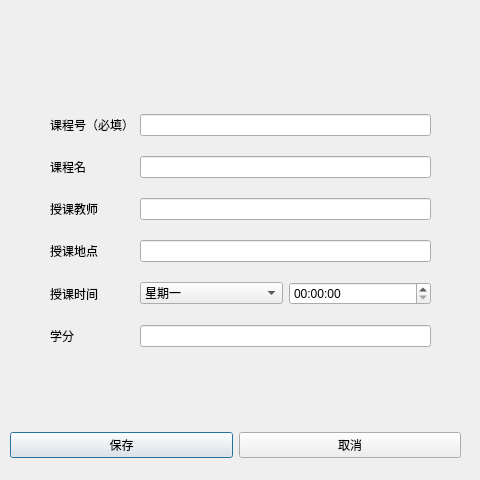
<?xml version="1.0" encoding="UTF-8"?>
<ui version="4.0">
 <class>dialog_addCourse</class>
 <widget class="QDialog" name="dialog_addCourse">
  <property name="geometry">
   <rect>
    <x>0</x>
    <y>0</y>
    <width>480</width>
    <height>480</height>
   </rect>
  </property>
  <property name="windowTitle">
   <string>Dialog</string>
  </property>
  <widget class="QWidget" name="layoutWidget">
   <property name="geometry">
    <rect>
     <x>10</x>
     <y>430</y>
     <width>451</width>
     <height>30</height>
    </rect>
   </property>
   <layout class="QHBoxLayout" name="horizontalLayout">
    <item>
     <widget class="QPushButton" name="pushButton_save">
      <property name="text">
       <string>保存</string>
      </property>
     </widget>
    </item>
    <item>
     <widget class="QPushButton" name="pushButton_cancel">
      <property name="text">
       <string>取消</string>
      </property>
     </widget>
    </item>
   </layout>
  </widget>
  <widget class="QWidget" name="layoutWidget">
   <property name="geometry">
    <rect>
     <x>50</x>
     <y>100</y>
     <width>381</width>
     <height>261</height>
    </rect>
   </property>
   <layout class="QGridLayout" name="gridLayout">
    <item row="0" column="1">
     <widget class="QLineEdit" name="lineEdit_CNo"/>
    </item>
    <item row="1" column="0">
     <widget class="QLabel" name="label_CName">
      <property name="text">
       <string>课程名</string>
      </property>
     </widget>
    </item>
    <item row="3" column="0">
     <widget class="QLabel" name="label_Class">
      <property name="text">
       <string>授课地点</string>
      </property>
     </widget>
    </item>
    <item row="5" column="1">
     <layout class="QHBoxLayout" name="horizontalLayout_2">
      <item>
       <widget class="QComboBox" name="comboBox_CTime">
        <property name="sizePolicy">
         <sizepolicy hsizetype="Minimum" vsizetype="Fixed">
          <horstretch>0</horstretch>
          <verstretch>0</verstretch>
         </sizepolicy>
        </property>
        <item>
         <property name="text">
          <string>星期一</string>
         </property>
        </item>
        <item>
         <property name="text">
          <string>星期二</string>
         </property>
        </item>
        <item>
         <property name="text">
          <string>星期三</string>
         </property>
        </item>
        <item>
         <property name="text">
          <string>星期四</string>
         </property>
        </item>
        <item>
         <property name="text">
          <string>星期五</string>
         </property>
        </item>
        <item>
         <property name="text">
          <string>星期六</string>
         </property>
        </item>
        <item>
         <property name="text">
          <string>星期天</string>
         </property>
        </item>
       </widget>
      </item>
      <item>
       <widget class="QTimeEdit" name="timeEdit_CTime">
        <property name="displayFormat">
         <string>HH:mm:ss</string>
        </property>
       </widget>
      </item>
     </layout>
    </item>
    <item row="2" column="0">
     <widget class="QLabel" name="label_CTeacher">
      <property name="text">
       <string>授课教师</string>
      </property>
     </widget>
    </item>
    <item row="2" column="1">
     <widget class="QLineEdit" name="lineEdit_CTeacher"/>
    </item>
    <item row="7" column="1">
     <widget class="QLineEdit" name="lineEdit_Credit"/>
    </item>
    <item row="1" column="1">
     <widget class="QLineEdit" name="lineEdit_CName"/>
    </item>
    <item row="0" column="0">
     <widget class="QLabel" name="lable_CNo">
      <property name="text">
       <string>课程号（必填）</string>
      </property>
     </widget>
    </item>
    <item row="3" column="1">
     <widget class="QLineEdit" name="lineEdit_CAdder"/>
    </item>
    <item row="5" column="0">
     <widget class="QLabel" name="label_CTime">
      <property name="text">
       <string>授课时间</string>
      </property>
     </widget>
    </item>
    <item row="7" column="0">
     <widget class="QLabel" name="label_Credit">
      <property name="text">
       <string>学分</string>
      </property>
     </widget>
    </item>
   </layout>
  </widget>
 </widget>
 <tabstops>
  <tabstop>lineEdit_CNo</tabstop>
  <tabstop>lineEdit_CName</tabstop>
  <tabstop>lineEdit_CTeacher</tabstop>
  <tabstop>lineEdit_CAdder</tabstop>
  <tabstop>lineEdit_Credit</tabstop>
  <tabstop>pushButton_save</tabstop>
  <tabstop>pushButton_cancel</tabstop>
 </tabstops>
 <resources/>
 <connections/>
</ui>
